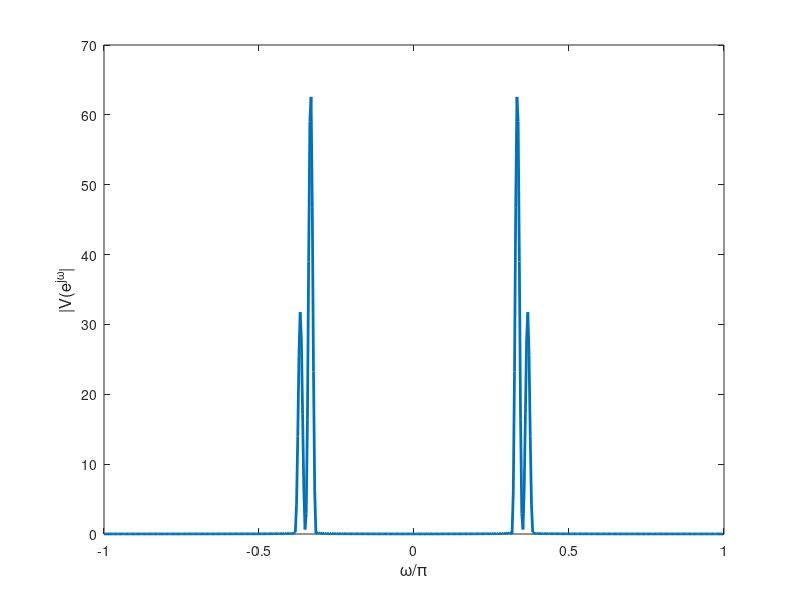

Write MATLAB code to recreate this figure.
%% Windowing of sinusoidal signals
% beta controls the side-lobe area Asl (leakage)
% Increasing the window length improves resolution
% Increasing the FFT size does not improve resolution
clear, clc

Nfft = 512;                  % FFT size
Lwin = 256;                  % Window length
% If window length is smaller than Nfft, the signal will be zero-padded

n = 0:Lwin-1;

w0 = pi/3;
w1 = 1.1*w0;
x = cos(w0*n) + 0.5*cos(w1*n);

% Window
beta = 6; % beta = 0 means rectangular window
win = kaiser(Lwin, beta).';

% Windowing
v = x.*win;

% Spectrum analysis
% Define frequency vector
dw = 2*pi/Nfft;
w = -pi:dw:pi-dw;

V = fftshift(fft(v, Nfft));

%
figure(1), hold on, box on
plot(w/pi, abs(V), 'LineWidth', 2)
xlabel('\omega/\pi', 'FontSize', 12)
ylabel('|V(e^{j\omega}|', 'FontSize', 12)
